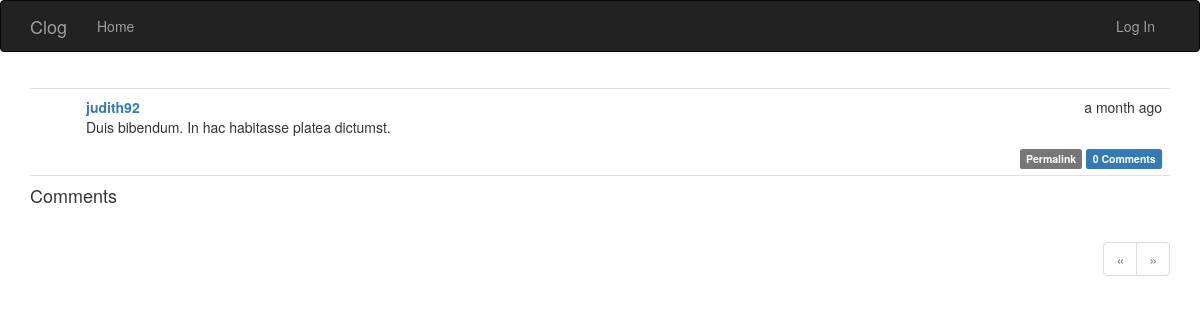
The app's page /post/90, older data.
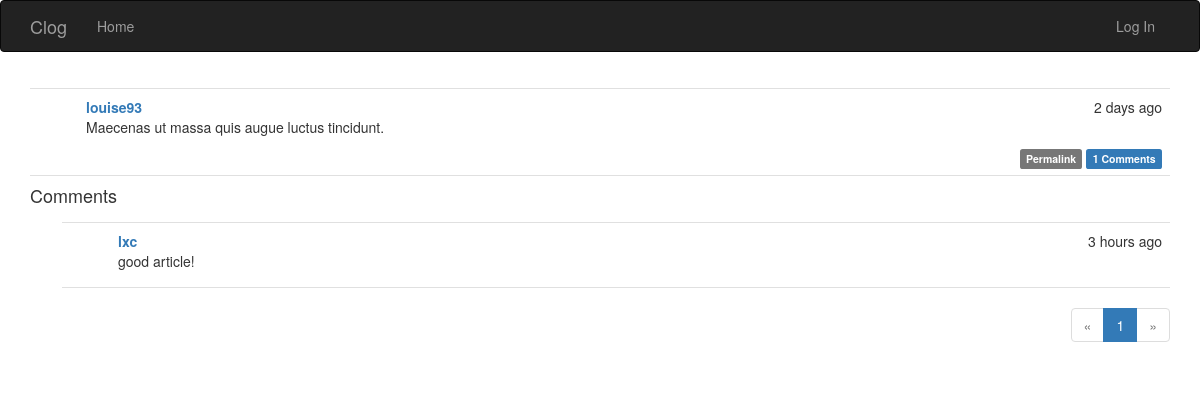
The same page, newer data.
### app/models.py (models this page shows, shortened)
class Post(db.Model):
    __tablename__ = 'posts'
    id = db.Column(db.Integer, primary_key=True)
    body = db.Column(db.Text)
    timestamp = db.Column(db.DateTime, index=True, default=datetime.utcnow)
    author_id = db.Column(db.Integer, db.ForeignKey('users.id'))
    body_html = db.Column(db.Text)
    comments = db.relationship('Comment', backref='post', lazy='dynamic')

class User(UserMixin, db.Model):
    __tablename__ = 'users'
    id = db.Column(db.Integer, primary_key=True)
    username = db.Column(db.String(64), unique=True, index=True)
    email = db.Column(db.String(64), unique=True, index=True)
    role_id = db.Column(db.Integer, db.ForeignKey('roles.id'))
    password_hash = db.Column(db.String(128))
    confirmed = db.Column(db.Boolean, default=False)
    name = db.Column(db.String(64))
    location = db.Column(db.String(64))
    about_me = db.Column(db.Text)
    member_since = db.Column(db.DateTime(), default=datetime.utcnow)
    last_seen = db.Column(db.DateTime(), default=datetime.utcnow)
    posts = db.relationship('Post', backref='author', lazy='dynamic')
    followed = db.relationship('Follow',
                               foreign_keys=[Follow.follower_id],
                               backref=db.backref('follower', lazy='joined'),
                               lazy='dynamic',
                               cascade='all, delete-orphan')
    followers = db.relationship('Follow',
                                foreign_keys=[Follow.followed_id],
                                backref=db.backref('followed', lazy='joined'),
                                lazy='dynamic',
                                cascade='all, delete-orphan')
    comments = db.relationship('Comment', backref='author', lazy='dynamic')
    @property
    def password(self):
        raise AttributeError('password is not a readable attribute')

class Comment(db.Model):
    __tablename__ = 'comments'
    id = db.Column(db.Integer, primary_key=True)
    body = db.Column(db.Text)
    body_html = db.Column(db.Text)
    timestamp = db.Column(db.DateTime, index=True, default=datetime.utcnow)
    disabled = db.Column(db.Boolean)
    author_id = db.Column(db.Integer, db.ForeignKey('users.id'))
    post_id = db.Column(db.Integer, db.ForeignKey('posts.id'))

### app/main/views.py (the view, shortened to what this page needs)
@main.route('/post/<int:id>', methods=['GET', 'POST'])
def post(id):
    post = Post.query.get_or_404(id)
    form = CommentForm()
    page = request.args.get('page', 1, type=int)
    if page == -1:
        page = (post.comments.count() - 1) // \
            current_app.config['FLASKY_COMMENTS_PER_PAGE'] + 1
    pagination = post.comments.order_by(Comment.timestamp.asc()).paginate(
        page, per_page=current_app.config['FLASKY_COMMENTS_PER_PAGE'],
        error_out=False)
    comments = pagination.items
    return render_template('post.html', posts=[post], form=form,
                           comments=comments, pagination=pagination)

### app/auth/views.py (called while the page is built)
@auth.before_app_request
def before_request():
    if current_user.is_authenticated:
        current_user.ping()
        if not current_user.confirmed \
                and request.endpoint[:5] != 'auth.' \
                and request.endpoint != 'static':
            return redirect(url_for('auth.unconfirmed'))

### app/main/__init__.py (called while the page is built)
@main.app_context_processor
def inject_permissions():
    return dict(Permission=Permission)

### app/models.py (called while the page is built)
    def can(self, permissions):
        return False

    def is_administrator(self):
        return False

### app/templates/post.html (shortened to what this page needs)
{% extends "base.html" %}
{% import "bootstrap/wtf.html" as wtf %}
{% import "_macros.html" as macros %}
{% block page_content %}
{% include '_posts.html' %}
<h4 id="comments">Comments</h4>
{% include '_comments.html' %}
{% if pagination %}
<div class="pagination">
    {{ macros.pagination_widget(pagination, '.post', fragment='#comments', id=posts[0].id) }}
</div>
{% endif %}
{% endblock %}

### app/templates/base.html (shortened to what this page needs)
{% extends "bootstrap/base.html" %}
{% block head %}
{{ super() }}
<link rel="stylesheet" type="text/css" href="{{ url_for('static', filename='styles.css') }}">
{% endblock %}
{% block navbar %}
<div class="navbar navbar-inverse" role="navigation">
    <div class="container">
        <div class="navbar-header">
            <a class="navbar-brand" href="{{ url_for('main.index') }}">Clog</a>
        </div>
        <div class="navbar-collapse collapse">
            <ul class="nav navbar-nav">
                <li><a href="{{ url_for('main.index') }}">Home</a></li>
            </ul>
            <ul class="nav navbar-nav navbar-right">
                {% if current_user.is_authenticated %}
                <li class="dropdown">
                    <a href="#" class="dropdown-toggle" data-toggle="dropdown">
                        Account <b class="caret"></b>
                    </a>
                    <ul class="dropdown-menu">
                        <li><a href="{{ url_for('auth.change_password') }}">Change Password</a></li>
                        <li><a href="{{ url_for('auth.change_email_request') }}">Change Email</a></li>
                        <li><a href="{{ url_for('auth.logout') }}">Log Out</a></li>
                    </ul>
                </li>
                {% else %}
                <li><a href="{{ url_for('auth.login') }}">Log In</a></li>
                {% endif %}
            </ul>
        </div>
    </div>
</div>
{% endblock %}
{% block content %}
<div class="container">
    {% block page_content %}{% endblock %}
</div>
{% endblock %}

### app/templates/_macros.html
{% macro pagination_widget(pagination, endpoint) %}
<ul class="pagination">
    <li{% if not pagination.has_prev %} class="disabled"{% endif %}>
        <a href="{% if pagination.has_prev %}{{ url_for(endpoint, page=pagination.prev_num, **kwargs) }}{% else %}#{% endif %}">
            &laquo;
        </a>
    </li>
    {% for p in pagination.iter_pages() %}
        {% if p %}
            {% if p == pagination.page %}
            <li class="active">
                <a href="{{ url_for(endpoint, page=p, **kwargs) }}">{{ p }}</a>
            </li>
            {% else %}
            <li>
                <a href="{{ url_for(endpoint, page=p, **kwargs) }}">{{ p }}</a>
            </li>
            {% endif %}
        {% else %}
        <li class="disabled"><a href="#">&hellip;</a></li>
        {% endif %}
    {% endfor %}
    <li{% if not pagination.has_next %} class="disabled"{% endif %}>
        <a href="{% if pagination.has_next %}{{ url_for(endpoint, page=pagination.next_num, **kwargs) }}{% else %}#{% endif %}">
            &raquo;
        </a>
    </li>
</ul>
{% endmacro %}

### app/templates/_posts.html (shortened to what this page needs)
<ul class="posts">
    {% for post in posts %}
    <li class="post">
        <div class="post-content">
            <div class="post-date">{{ moment(post.timestamp).fromNow() }}</div>
            <div class="post-author"><a href="{{ url_for('.user', username=post.author.username) }}">{{ post.author.username }}</a></div>
            <div class="post-body">
                {% if post.body_html %}
                    {{ post.body_html | safe }}
                {% else %}
                    {{ post.body }}
                {% endif %}
            </div>
            <div class="post-footer">
                <a href="{{ url_for('.post', id=post.id) }}">
                    <span class="label label-default">Permalink</span>
                </a>
                <a href="{{ url_for('.post', id=post.id) }}#comments">
                    <span class="label label-primary">{{ post.comments.count() }} Comments</span>
                </a>
            </div>
        </div>
    </li>
    {% endfor %}
</ul>

### app/templates/_comments.html (shortened to what this page needs)
<ul class="comments">
    {% for comment in comments %}
    <li class="comment">
        <div class="comment-content">
            <div class="comment-date">{{ moment(comment.timestamp).fromNow() }}</div>
            <div class="comment-author"><a href="{{ url_for('.user', username=comment.author.username) }}">{{ comment.author.username }}</a></div>
            <div class="comment-body">
                {% if moderate or not comment.disabled %}
                    {% if comment.body_html %}
                        {{ comment.body_html | safe }}
                    {% else %}
                        {{ comment.body }}
                    {% endif %}
                {% endif %}
            </div>
        </div>
    </li>
    {% endfor %}
</ul>

### app/static/styles.css (style rules this page uses)
ul.posts { list-style-type: none; padding: 0px; margin: 16px 0px 0px 0px; border-top: 1px solid #e0e0e0; }
ul.posts li.post { padding: 8px; border-bottom: 1px solid #e0e0e0; }
div.post-date { float: right; }
div.post-author { font-weight: bold; }
div.post-content { margin-left: 48px; min-height: 48px; }
div.post-footer { text-align: right; }
ul.comments { list-style-type: none; padding: 0px; margin: 16px 0px 0px 0px; }
ul.comments li.comment { margin-left: 32px; padding: 8px; border-bottom: 1px solid #e0e0e0; }
ul.comments li.comment:nth-child(1) { border-top: 1px solid #e0e0e0; }
div.comment-date { float: right; }
div.comment-author { font-weight: bold; }
div.comment-content { margin-left: 48px; min-height: 48px; }
div.pagination { width: 100%; text-align: right; padding: 0px; margin: 0px; }

Row changes from the older to the newer data that the page shows:
removed Post: timestamp "a month ago", author.username "judith92", body_html "Duis bibendum. In hac habitasse platea dictumst.", comments.count "0"
added Post: timestamp "2 days ago", author.username "louise93", body_html "Maecenas ut massa quis augue luctus tincidunt.", comments.count "1"
now on this page (row edited): Comment: timestamp "3 hours ago", author.username "lxc", body_html "good article!"
Text that changed along with them:
new list line: "1"
